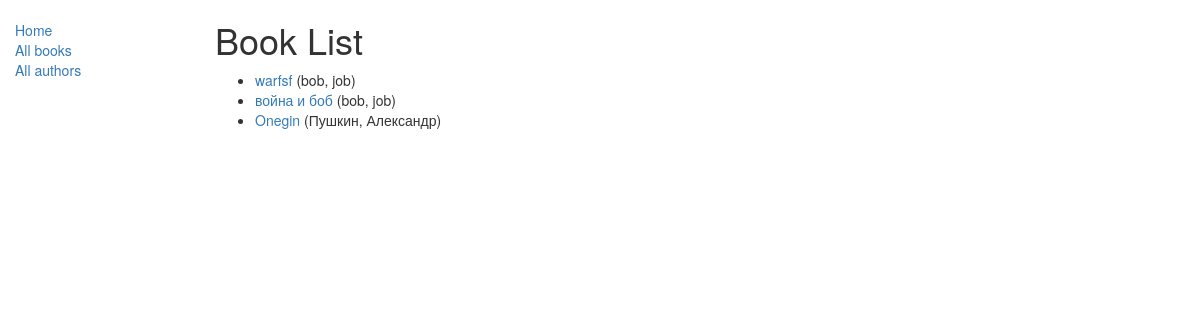
Page /catalog/books/ on the earlier database version.
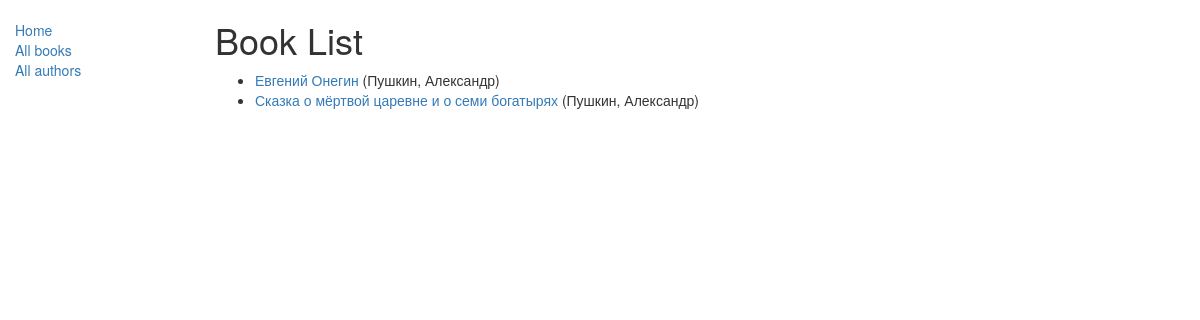
Same page on the later database version.
### catalog/models.py (models this page shows, shortened)
class Book(models.Model):
    title = models.CharField(max_length=200)
    author = models.ForeignKey('Author', on_delete=models.SET_NULL, null=True)
    summary = models.TextField(max_length=1000, help_text="Enter a brief description of the book")
    isbn = models.CharField('ISBN', max_length=13,
                            help_text='13 Character <a href="https://www.isbn-international.org/content/what-isbn">ISBN number</a>')
    genre = models.ManyToManyField(Genre, help_text="Select a genre for this book")
    def get_absolute_url(self):
        return reverse('book-detail', args=[str(self.id)])
    def display_genre(self):
        """
        Creates a string for the Genre. This is required to display genre in Admin.
        """
        return ', '.join([genre.name for genre in self.genre.all()[:3]])
    display_genre.short_description = 'Genre'

class Author(models.Model):
    first_name = models.CharField(max_length=100)
    last_name = models.CharField(max_length=100)
    date_of_birth = models.DateField(null=True, blank=True)
    date_of_death = models.DateField('Died', null=True, blank=True)
    def __str__(self):
        return '%s, %s' % (self.last_name, self.first_name)
    class Meta:
        ordering = ['last_name']

### catalog/views.py (the view)
class BookListView(generic.ListView):
    model = Book
    context_object_name = 'book_list'   # ваше собственное имя переменной контекста в шаблоне
    queryset = Book.objects.filter(title__icontains='war')[:5] # Получение 5 книг, содержащих слово 'war' в заголовке
    template_name = 'book/my_arbitrary_template_name_list.html'  # Определение имени вашего шаблона и его расположения

### catalog/templates/catalog/book_list.html
{% extends "base_generic.html" %}
{% block content %}
    <h1>Book List</h1>
    {% if book_list %}
    <ul>
      {% for book in book_list %}
      <li>
        <a href="{{ book.get_absolute_url }}">{{ book.title }}</a> ({{book.author}})
      </li>
      {% endfor %}
    </ul>
    {% else %}
      <p>There are no books in the абоабаобаоабаоа library.</p>
    {% endif %}
{% endblock  %}

### catalog/templates/base_generic.html (shortened to what this page needs)
<!doctype html>
<html lang="en">
<head>
    <link
            rel="stylesheet"
            href="https://maxcdn.bootstrapcdn.com/bootstrap/3.3.7/css/bootstrap.min.css"/>
    {% load static %}
    <link rel="stylesheet" href="{% static 'css/styles.css' %}"/>
</head>
<body>
<div class="container-fluid">
    <div class="row">
        <div class="col-sm-2">
            {% block sidebar %}
            <ul class="sidebar-nav">
                <li><a href="{% url 'index' %}">Home</a></li>
                <li><a href="{% url 'books' %}">All books</a></li>
                <li><a href="{% url 'authors' %}">All authors</a></li>
            </ul>
            {% endblock %}
        </div>
        <div class="col-sm-10 ">{% block content %}{% endblock %}
        </div>
    </div>
</div>
</body>
</html>

### catalog/static/css/styles.css (style rules this page uses)
.sidebar-nav { margin-top: 20px; padding: 0; list-style: none; }

Differences in the rows shown:
removed Book: title "warfsf", author "bob, job"
removed Book: title "война и боб", author "bob, job"
removed Book: title "Onegin", author "Пушкин, Александр"
added Book: title "Евгений Онегин", author "Пушкин, Александр"
added Book: title "Сказка о мёртвой царевне и о семи богатырях", author "Пушкин, Александр"
